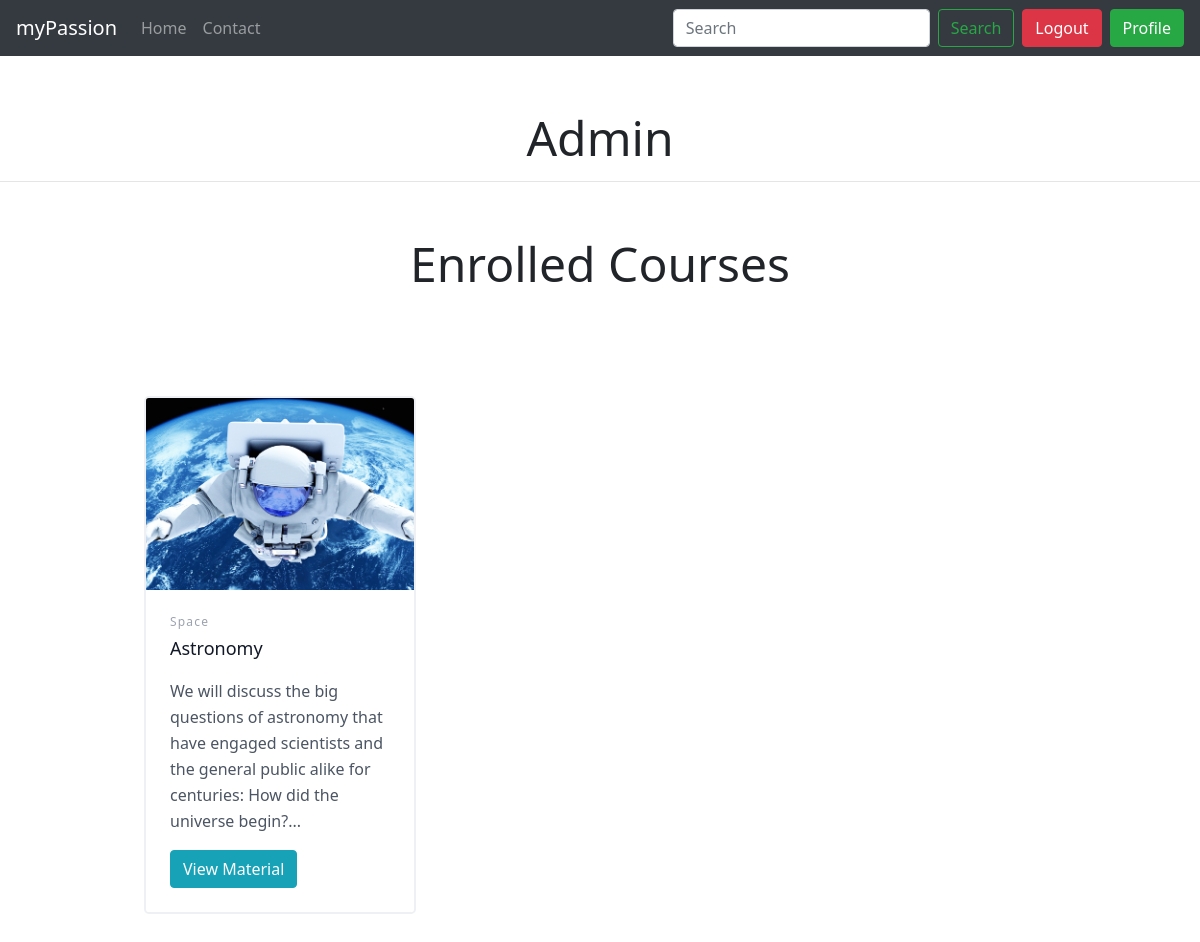
Page /profile/Admin (signed in) on the committed database.
### myPassion/models.py (models this page shows, shortened)
class User(AbstractUser):
    enrolled_courses = models.ManyToManyField('Course', blank=True)

class Course(models.Model):
    thumbnail = models.ImageField(upload_to='thumbnails')
    desc = models.TextField()
    title = models.TextField(default="")
    category = models.TextField(default="")
    posts = models.ManyToManyField(Post, blank=True)
    id = models.AutoField(primary_key=True)
    enrolled_users = models.ManyToManyField(User, blank=True, default='0')

### myPassion/views.py (the view)
# urls.py: path("profile/<str:username>", views.profile, name="profile"),
def profile(request, username):
    if request.user.username == username:
        user = User.objects.get(username=username)
        return render(request, "profile.html", {
            "courses":user.enrolled_courses.all()
        })

### myPassion/templates/profile.html (shortened to what this page needs)
{% extends "layout.html" %}
{% block body %}
<center><h1 class="username" style="padding-bottom: 14px;">{{request.user.username}}</h1></center>
<hr>
<center><h1 class="username">Enrolled Courses</h1></center>
<link href="https://unpkg.com/tailwindcss@^2/dist/tailwind.min.css" rel="stylesheet">
<section class="text-gray-600 body-font">
    <div class="container px-5 py-24 mx-auto">
      <div class="flex flex-wrap -m-4">
        {% for course in courses %}
        <div class="p-4 md:w-1/3">
          <div class="h-full border-2 border-gray-200 border-opacity-60 rounded-lg overflow-hidden">
            <img class="lg:h-48 md:h-36 w-full object-cover object-center" src="{{course.thumbnail.url}}" alt="blog">
            <div class="p-6">
              <h2 class="tracking-widest text-xs title-font font-medium text-gray-400 mb-1">{{course.category}}</h2>
              <h1 class="title-font text-lg font-medium text-gray-900 mb-3">{{course.title}}</h1>
              <p class="leading-relaxed mb-3">{{course.desc}}</p>
              <div class="flex items-center flex-wrap ">
                <a href="/viewMaterial/{{course.id}}">
                  <button type="button" class="btn btn-info">View Material</button>
                </a>
              </div>
            </div>
          </div>
        </div>
        {% endfor %}
      </div>
    </div>
</section>
{% endblock %}

### myPassion/templates/profile.html (style rules this page uses)
.username { margin-top: 53px; font-size: xxx-large; font-weight: unset; }

### rows in the picture
User: user.username "Admin"
Course: thumbnail (picture), category "Space", title "Astronomy", desc "We will discuss the big questions of astronomy that have engaged scientists and the general public alike for centuries: How did the universe begin?..."
